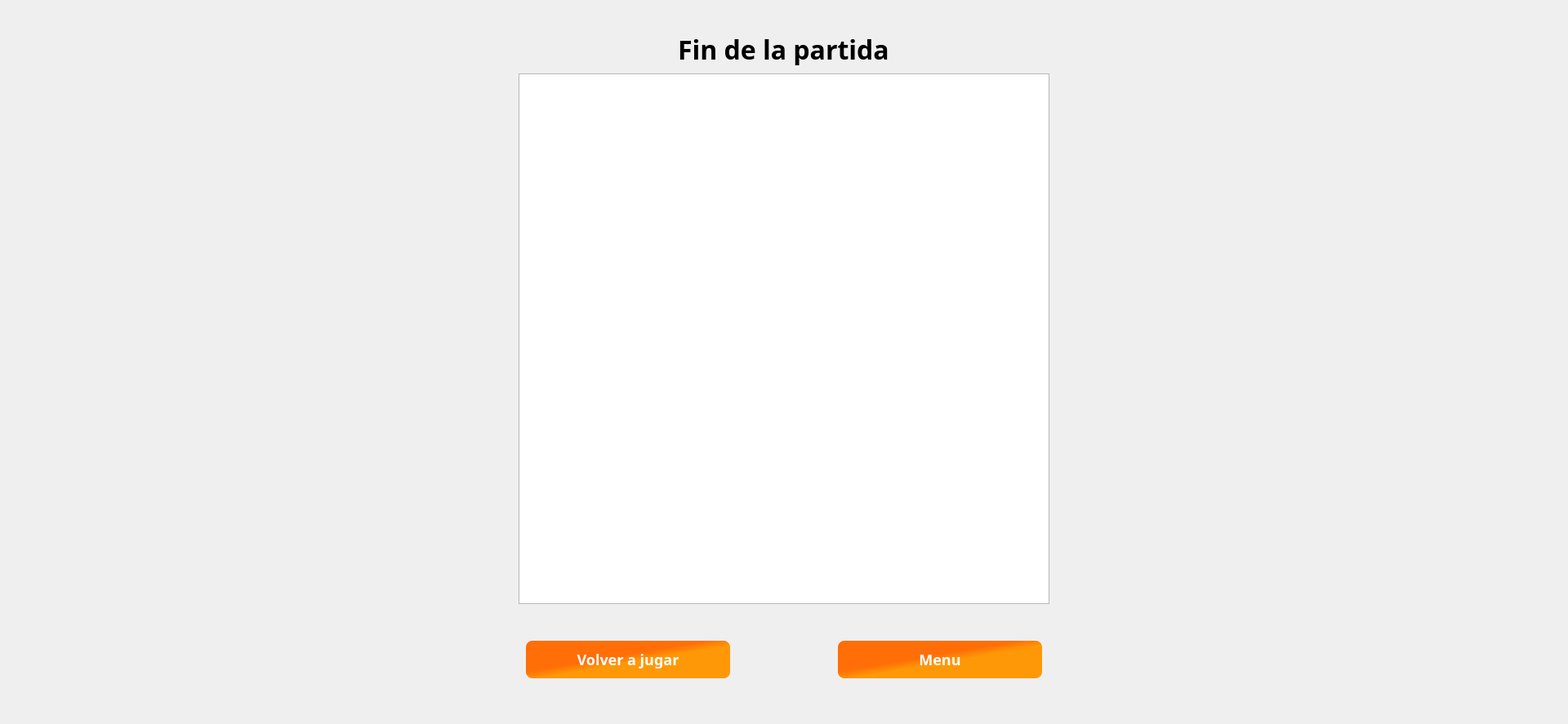
<?xml version="1.0" encoding="UTF-8"?>
<ui version="4.0">
 <class>PantallaFinal</class>
 <widget class="QWidget" name="PantallaFinal">
  <property name="geometry">
   <rect>
    <x>0</x>
    <y>0</y>
    <width>1920</width>
    <height>887</height>
   </rect>
  </property>
  <property name="minimumSize">
   <size>
    <width>800</width>
    <height>600</height>
   </size>
  </property>
  <property name="maximumSize">
   <size>
    <width>1920</width>
    <height>1080</height>
   </size>
  </property>
  <property name="windowTitle">
   <string>Form</string>
  </property>
  <layout class="QVBoxLayout" name="verticalLayout">
   <property name="spacing">
    <number>0</number>
   </property>
   <property name="leftMargin">
    <number>0</number>
   </property>
   <property name="topMargin">
    <number>0</number>
   </property>
   <property name="rightMargin">
    <number>0</number>
   </property>
   <property name="bottomMargin">
    <number>0</number>
   </property>
   <item>
    <widget class="QWidget" name="widget" native="true">
     <layout class="QVBoxLayout" name="verticalLayout_2">
      <property name="spacing">
       <number>10</number>
      </property>
      <property name="leftMargin">
       <number>0</number>
      </property>
      <property name="topMargin">
       <number>40</number>
      </property>
      <property name="rightMargin">
       <number>0</number>
      </property>
      <property name="bottomMargin">
       <number>20</number>
      </property>
      <item alignment="Qt::AlignmentFlag::AlignHCenter">
       <widget class="QLabel" name="label">
        <property name="maximumSize">
         <size>
          <width>10000</width>
          <height>40</height>
         </size>
        </property>
        <property name="font">
         <font>
          <family>JetBrainsMono Nerd Font</family>
          <pointsize>24</pointsize>
          <bold>true</bold>
         </font>
        </property>
        <property name="text">
         <string>Fin de la partida</string>
        </property>
       </widget>
      </item>
      <item alignment="Qt::AlignmentFlag::AlignHCenter">
       <widget class="QWidget" name="widget_2" native="true">
        <property name="minimumSize">
         <size>
          <width>650</width>
          <height>450</height>
         </size>
        </property>
        <property name="maximumSize">
         <size>
          <width>1920</width>
          <height>650</height>
         </size>
        </property>
        <layout class="QVBoxLayout" name="verticalLayout_3">
         <property name="spacing">
          <number>0</number>
         </property>
         <property name="leftMargin">
          <number>0</number>
         </property>
         <property name="topMargin">
          <number>0</number>
         </property>
         <property name="rightMargin">
          <number>0</number>
         </property>
         <property name="bottomMargin">
          <number>0</number>
         </property>
         <item>
          <widget class="QTableWidget" name="tabla"/>
         </item>
        </layout>
       </widget>
      </item>
      <item alignment="Qt::AlignmentFlag::AlignHCenter">
       <widget class="QWidget" name="widget_3" native="true">
        <property name="minimumSize">
         <size>
          <width>650</width>
          <height>0</height>
         </size>
        </property>
        <property name="maximumSize">
         <size>
          <width>1920</width>
          <height>16777215</height>
         </size>
        </property>
        <layout class="QHBoxLayout" name="horizontalLayout">
         <item alignment="Qt::AlignmentFlag::AlignLeft">
          <widget class="QPushButton" name="btnJugarDenuevo">
           <property name="minimumSize">
            <size>
             <width>250</width>
             <height>0</height>
            </size>
           </property>
           <property name="maximumSize">
            <size>
             <width>300</width>
             <height>16777215</height>
            </size>
           </property>
           <property name="font">
            <font>
             <family>JetBrainsMono Nerd Font</family>
             <pointsize>-1</pointsize>
             <bold>true</bold>
            </font>
           </property>
           <property name="cursor">
            <cursorShape>PointingHandCursor</cursorShape>
           </property>
           <property name="styleSheet">
            <string notr="true">QPushButton {
    border: none;           
	background-color: qlineargradient(spread:pad, x1:0.542, y1:0.556818, x2:0.425, y2:0.431818, stop:0 rgb(255, 152, 7), stop:1 rgb(255, 110, 7));	
	font-size: 18px;
color: white;
border-radius: 8px;
padding: 10px;
}

QPushButton:hover {
	border: 5px solid rgb(255, 152, 7);
}

QPushButton:pressed {
border: 7px solid rgb(255, 152, 7);
}

QPushButton:disabled {
        background-color: #A5A5A5; 
        color: #EEEEEE;
    }</string>
           </property>
           <property name="text">
            <string>Volver a jugar</string>
           </property>
          </widget>
         </item>
         <item alignment="Qt::AlignmentFlag::AlignRight">
          <widget class="QPushButton" name="btnVolverAlMenu">
           <property name="minimumSize">
            <size>
             <width>250</width>
             <height>0</height>
            </size>
           </property>
           <property name="maximumSize">
            <size>
             <width>300</width>
             <height>16777215</height>
            </size>
           </property>
           <property name="font">
            <font>
             <family>JetBrainsMono Nerd Font</family>
             <pointsize>-1</pointsize>
             <bold>true</bold>
            </font>
           </property>
           <property name="cursor">
            <cursorShape>PointingHandCursor</cursorShape>
           </property>
           <property name="styleSheet">
            <string notr="true">QPushButton {
    border: none;           
	background-color: qlineargradient(spread:pad, x1:0.542, y1:0.556818, x2:0.425, y2:0.431818, stop:0 rgb(255, 152, 7), stop:1 rgb(255, 110, 7));	
	font-size: 18px;
color: white;
border-radius: 8px;
padding: 10px;
}

QPushButton:hover {
	border: 5px solid rgb(255, 152, 7);
}

QPushButton:pressed {
border: 7px solid rgb(255, 152, 7);
}

QPushButton:disabled {
        background-color: #A5A5A5; 
        color: #EEEEEE;
    }</string>
           </property>
           <property name="text">
            <string>Menu</string>
           </property>
          </widget>
         </item>
        </layout>
       </widget>
      </item>
     </layout>
    </widget>
   </item>
  </layout>
 </widget>
 <resources/>
 <connections/>
</ui>
